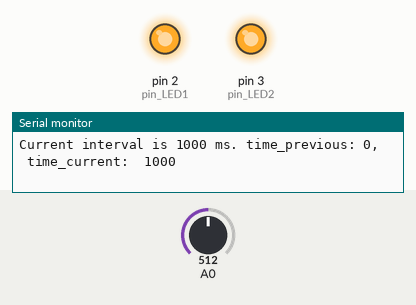
Bench run of a sketch on a simulated Arduino Uno, built with avr-gcc and run on an emulated ATmega328P. Shown: output pins drawn as LEDs (lit = HIGH), the last lines printed to the serial monitor. Dashed ring = blinking. The inputs (shaded band) are chosen by the test bench; at power-on: A0 = 512.

Above: at 1.2 s.
1.3 s: A0 set to 900
At 3.3 s:
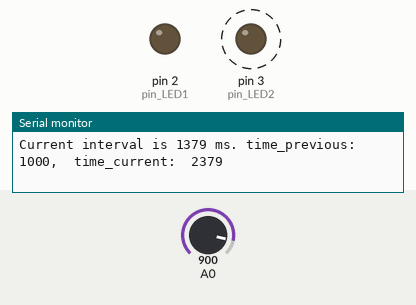
4.3 s: A0 set to 716
At 5.5 s:
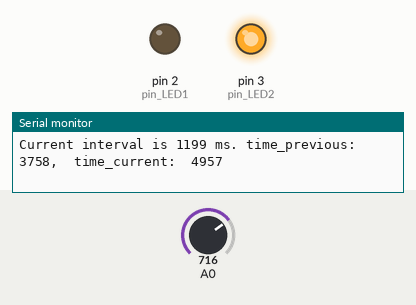
6.4 s: A0 set to 1023
At 7.15 s:
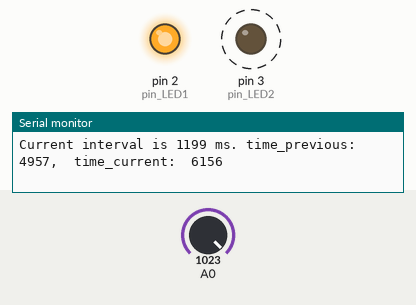
Timing chart, 0 to 15.4 s (numbered marks = the images above; inputs shaded):
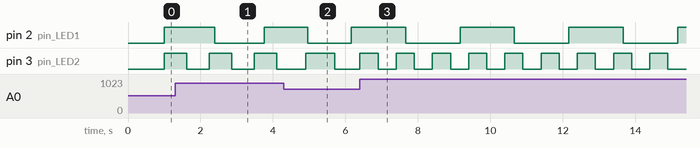

The sketch:

HW6_202055501.ino
```cpp
int pin_LED1 = 2;
int pin_LED2 = 3;
unsigned long time_previous, time_current;
unsigned long time_previous2, time_current2;
unsigned long interval = 1000;
unsigned long interval2 = 1000;
boolean LED1_state = false;
boolean LED2_state = false;

void setup() {
  // put your setup code here, to run once:
  pinMode(A0, INPUT);
  pinMode(pin_LED1, OUTPUT);
  pinMode(pin_LED2, OUTPUT);
  digitalWrite(pin_LED1, LED1_state);
  digitalWrite(pin_LED2, LED2_state);
  Serial.begin(9600);
  time_previous = millis();
  time_previous2 = millis();
}

void loop() {
  // put your main code here, to run repeatedly:
  time_current = millis();
  time_current2 = millis();
  if(time_current - time_previous >= interval){
    Serial.print("Current interval is ");
    Serial.print(interval);
    Serial.print(" ms. ");
    Serial.println("time_previous: " + String(time_previous) + ",  time_current:  "+ String(time_current));
    time_previous = time_current;
    LED1_state= !LED1_state;
    //LED2_state= !LED2_state;
    digitalWrite(pin_LED1, LED1_state);
    //digitalWrite(pin_LED2, LED2_state);
  }
  if(time_current2 - time_previous2 >= interval2){
    time_previous2 = time_current2;
    LED2_state = !LED2_state;
    digitalWrite(pin_LED2, LED2_state);
  }
  int adc = analogRead(A0);
  // mapping to 0.5 ~ 1.5 sec interval
  interval = map(adc, 0, 1023, 500, 1500);
  interval2 = map(adc,0, 1023, 1500, 500);
}
```

Measured:
- after the input at 4.3 s, pin 2 (pin_LED1): HIGH → LOW after 0.66 s instead of 0.84 s
- after the input at 6.4 s, pin 2 (pin_LED1): alternates HIGH for 1.5 s and LOW for 1.5 s, starting after 1.3 s; pin 3 (pin_LED2): alternates HIGH for 0.50 s and LOW for 0.50 s, starting at once
- by itself, pin 3 (pin_LED2): alternates HIGH for 0.62 s and LOW for 0.62 s
